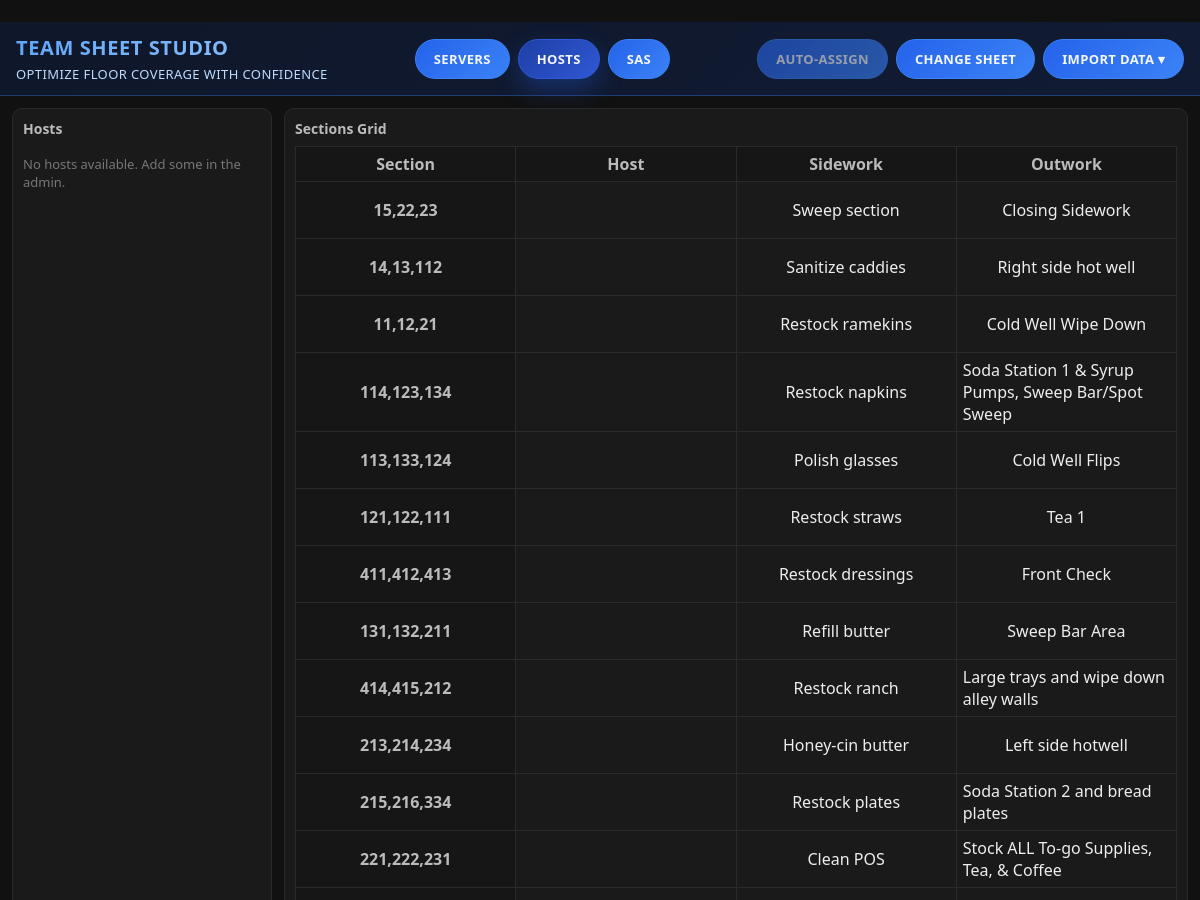
/hosts/ (upper part), run on an earlier commit of the app's database.
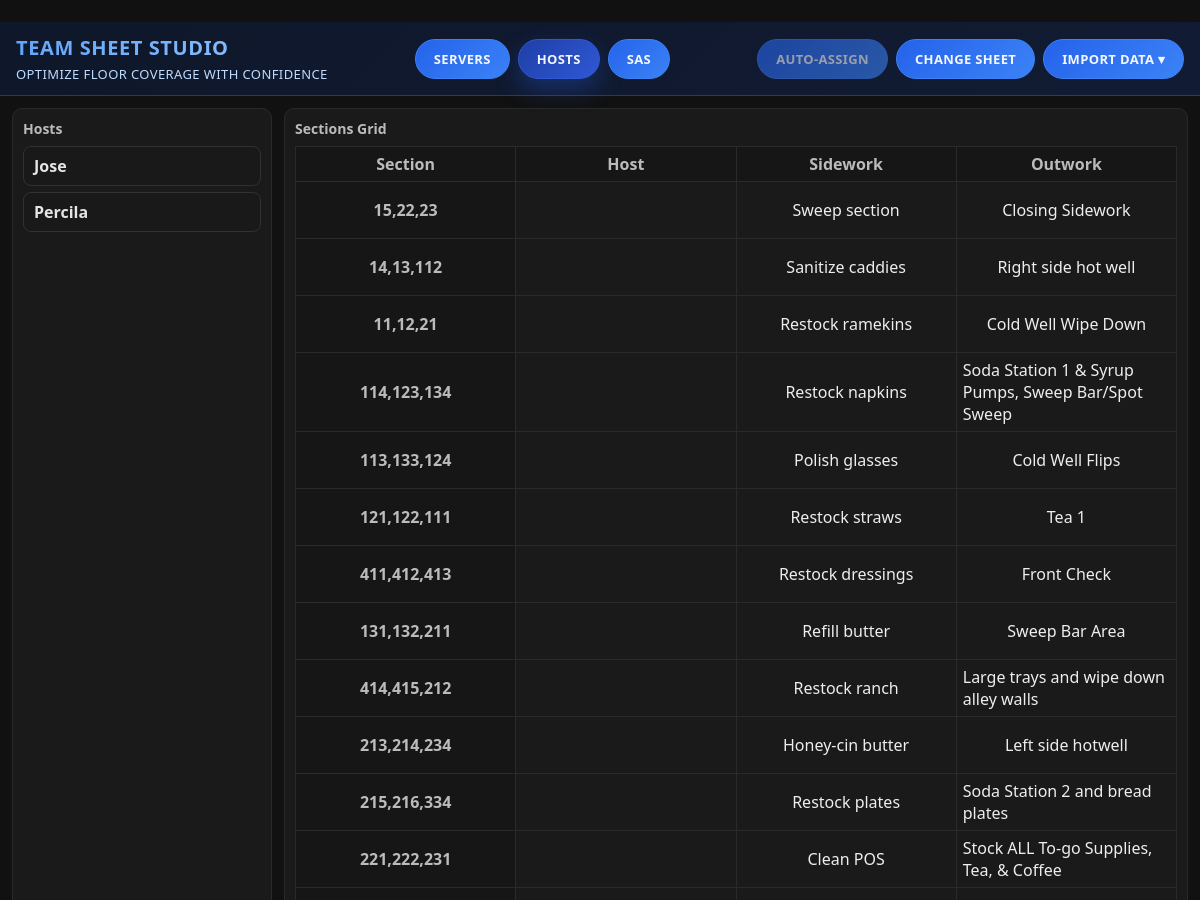
And on a later commit of the database.
### servers/models.py (models this page shows, shortened)
class Host(models.Model):
    Host_ID = models.IntegerField(primary_key=True)
    Host_name = models.CharField(max_length=100)

### servers/views.py (the view)
# urls.py: path('hosts/', views.host_sheet, name='host_sheet'),
def host_sheet(request):
    hosts = Host.objects.order_by("Host_name")
    get_token(request)
    items = [
        {
            "id": host.pk,
            "name": host.Host_name,
            **BLANK_METRICS,
        }
        for host in hosts
    ]
    context = {
        "items": items,
        "page_title": "Host Team Sheet",
        "palette_title": "Hosts",
        "empty_label": "hosts",
        "item_key": "host",
        "download_prefix": "hostsheet",
        "entity_label": "Host",
        "export_url": reverse('servers:export_teamsheet'),
        "nav_active": "hosts",
    }
    return render(request, 'servers/host_sheet.html', _with_grid(context))

### servers/views.py (called while the page is built)
def _grid_lists():
    section_records = list(
        Section.objects.order_by("Section_ID").values("Section_ID", "Tables", "Section_score")
    )
    if section_records:
        sections = [
            {
                "id": record["Section_ID"],
                "label": record["Tables"],
                "score": record.get("Section_score") or 0,
            }
            for record in section_records
        ]
    else:
        sections = [dict(entry) for entry in DEFAULT_SECTIONS]
    sidework = list(Sidework.objects.order_by("Sidework_ID").values_list("Sidework_label", flat=True))
    outwork = list(Outwork.objects.order_by("Outwork_ID").values_list("Outwork_label", flat=True))
    if not sidework:
        sidework = DEFAULT_SIDEWORK[:]
    if not outwork:
        outwork = DEFAULT_OUTWORK[:]
    return sections, sidework, outwork

def _with_grid(context):
    sections, sidework, outwork = _grid_lists()
    merged = dict(context)
    merged.update(
        {
            "sections": sections,
            "sidework": sidework,
            "outwork": outwork,
        }
    )
    return merged

### servers/templates/servers/host_sheet.html
﻿{% extends 'servers/team_sheet.html' %}

### servers/templates/servers/team_sheet.html (shortened to what this page needs)
﻿{% extends 'servers/base.html' %}
{% block page_content %}
  {% with heading=palette_title|default:'Entries' %}
    <section class="palette" id="palette">
      <h2>{{ heading }}</h2>
      {% for item in items %}
        <div
          class="item"
          draggable="true"
          data-id="{{ item.id|default_if_none:'' }}"
          data-label="{{ item.name|default:'' }}"
          data-upsell-score="{{ item.upsellScore|default_if_none:'' }}"
          data-section-assigned="{{ item.sectionAssigned|default_if_none:'' }}"
          data-time-in="{% if item.timeIn %}{{ item.timeIn|date:'c' }}{% endif %}"
          data-hours-scheduled="{{ item.hoursScheduled|default_if_none:'' }}"
          data-length-of-employment="{{ item.lengthOfEmployment|default_if_none:'' }}"
          data-max-guests="{{ item.maxGuests|default_if_none:'' }}"
          data-pyos="{{ item.pyos|default_if_none:'' }}"
          data-pitty="{{ item.pitty|default_if_none:'' }}"
        >
          <div class="item-main">
            <span class="item-name">{{ item.name|default:'Unnamed' }}</span>
          </div>
        </div>
      {% empty %}
        {% with empty_name=empty_label|default:heading %}
          <p class="empty-state">No {{ empty_name|default:'entries'|lower }} available. Add some in the admin.</p>
        {% endwith %}
      {% endfor %}
    </section>
  {% endwith %}
  <section class="sheet">
    <h2>Sections Grid</h2>
    <table class="grid" id="grid">
      <thead>
        <tr>
          <th>Section</th>
          <th>{{ entity_label|default:'Entry' }}</th>
          <th>Sidework</th>
          <th>Outwork</th>
        </tr>
      </thead>
      <tbody id="tbody"></tbody>
    </table>
  </section>
{% endblock %}

What changed in the data, as far as the page shows it:
added Host: name "Jose"
added Host: name "Percila"
Also different on the page:
{{ empty_name|default:'entries'|lower }}: "hosts" → (not shown)
text no longer shown: "No available. Add some in the admin."
